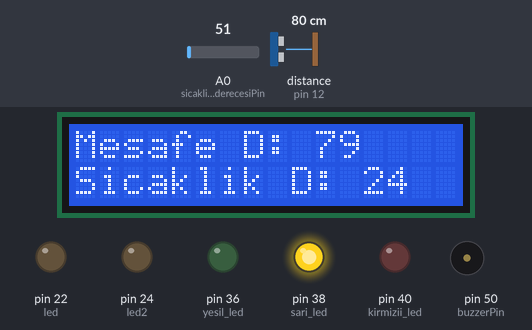
Bench run of a sketch on a simulated Arduino Mega 2560, built with avr-gcc and run on an emulated ATmega2560. On the bench: 16×2 character LCD, output pins drawn as LEDs (lit = HIGH), buzzer (waves = sounding). Wiring (inferred from the names in the program): ultrasonic range finder: trigger pin 13; echo pin 12. The inputs (shaded band) are chosen by the test bench; at power-on: distance to the obstacle (sensor on pin 12) 80 cm, A0 (sicaklik_derecesiPin) = 51. The echo pulse lasts 58.3 µs per cm; pins used as bus, display or sensor lines are not drawn; what the sketch prints to the serial monitor is not drawn.

Above: at 1.8 s.
1.9 s: distance to the obstacle (sensor on pin 12) set to 33 cm
At 5.6 s:
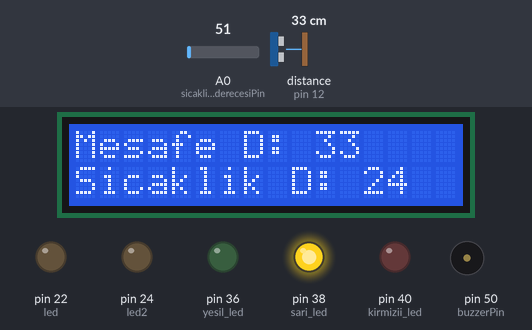
6.0 s: distance to the obstacle (sensor on pin 12) set to 26 cm
At 8.6 s:
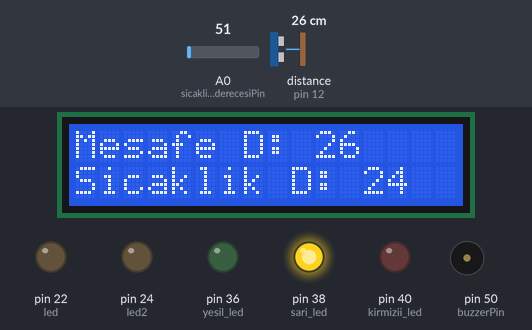
11.5 s: A0 (sicaklik_derecesiPin) set to 56
At 14.2 s:
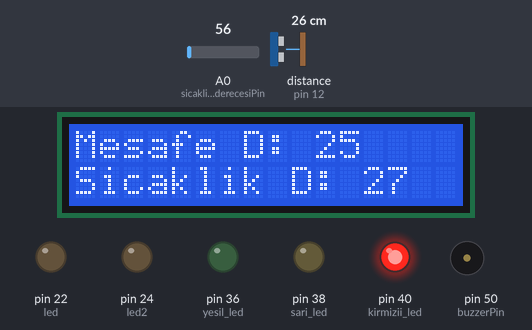
17.0 s: A0 (sicaklik_derecesiPin) set to 30
At 19.8 s:
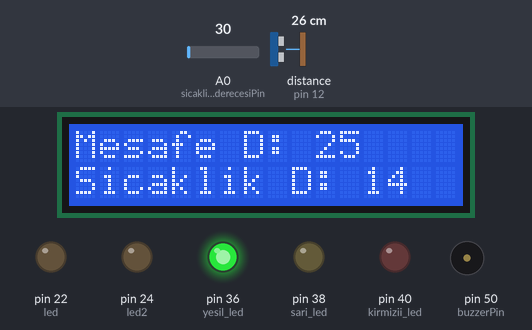
22.5 s: distance to the obstacle (sensor on pin 12) set to 23 cm
At 24.4 s:
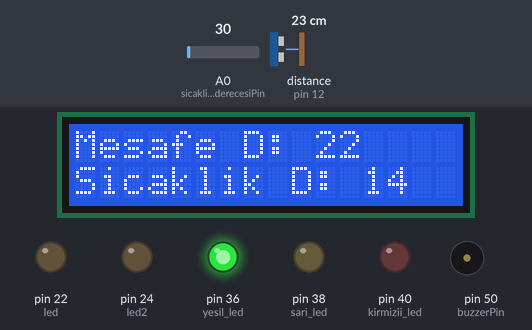
26.9 s: distance to the obstacle (sensor on pin 12) set to 18 cm
At 29.9 s:
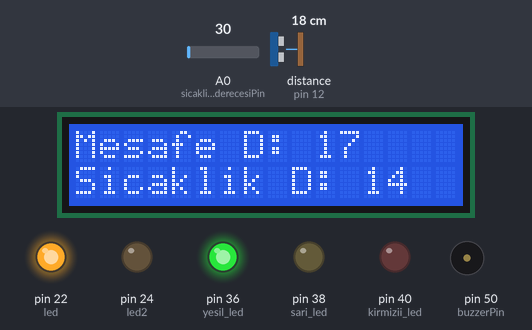
Timing chart, 0 to 31.5 s (numbered marks = the images above; inputs shaded):
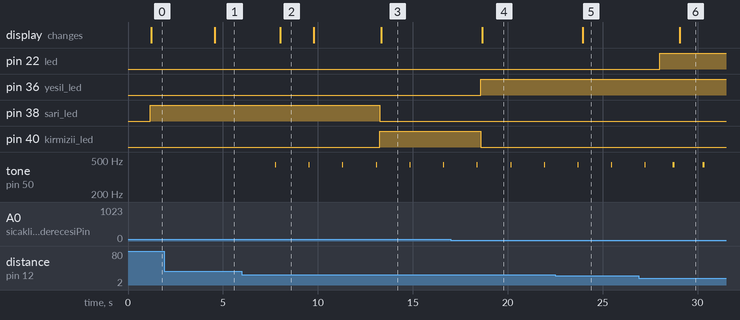

Measured:
- the behaviour switches between 30 and 29 cm on distance to the obstacle (sensor on pin 12) (found by bisection; images 1 and 2)
- the behaviour switches between 51 and 52 on A0 (sicaklik_derecesiPin) (found by bisection; images 2 and 3)
- the behaviour switches between 21 and 20 cm on distance to the obstacle (sensor on pin 12) (found by bisection; images 5 and 6)
- after the input at 1.9 s, the display: changes after 2.7 s (image 1)
- after the input at 6.0 s, tone on pin 50 (buzzerPin): alternates 440 Hz for 0.05 s and silent for 1.7 s, starting after 1.8 s; the display: changes after 2.0 s (image 2)
- after the input at 11.5 s, pin 38 (sari_led): HIGH → LOW after 1.8 s; pin 40 (kirmizii_led): LOW → HIGH after 1.8 s; the display: changes after 1.8 s (image 3)
- after the input at 17.0 s, pin 36 (yesil_led): LOW → HIGH after 1.6 s; pin 40 (kirmizii_led): HIGH → LOW after 1.6 s; the display: changes after 1.6 s (image 4)
- after the input at 22.5 s, the display: changes after 1.5 s (image 5)
- after the input at 26.9 s, pin 22 (led): LOW → HIGH after 1.1 s; the display: changes after 2.2 s (image 6)

The sketch:

AnalogReadSerial.ino
```cpp
#include <LiquidCrystal.h>
#define trigPin 13
#define echoPin 12
#define led 22
#define led2 24
LiquidCrystal lcd(2,3,4,5,6,7);

int pot1,pot2;
int sicaklik_derecesiPin = A0; // analog girişin olacağı pin

int yesil_led = 36;        // yeşil led çıkış
int sari_led =38;          // sarı led
int kirmizii_led = 40; // kırmızı led
int buzzerPin = 50 ;
void setup() {
  Serial.begin (9600);
   lcd.begin(16, 2);
  pinMode(trigPin, OUTPUT);
  pinMode(echoPin, INPUT);
  pinMode(led, OUTPUT);
  pinMode(led2, OUTPUT);
  pinMode( yesil_led, OUTPUT);           // 7 nolu pin çıkış olarak belirle
pinMode( sari_led, OUTPUT);             // 6 nolu pin çıkış olarak belirle
pinMode( kirmizii_led, OUTPUT);     // 5 nolu pin çıkış olarak belirle


pinMode(buzzerPin,OUTPUT);
}
void loop() {

  long duration, distance;
  digitalWrite(trigPin, LOW);  //
  delayMicroseconds(2); // Added this line
  digitalWrite(trigPin, HIGH);
  delayMicroseconds(10); // Added this line
  digitalWrite(trigPin, LOW);
  duration = pulseIn(echoPin, HIGH);
  distance = (duration/2) / 29.1;
  if (distance < 10) {  // Mesafe 10 cm den küçük olduğunda LED ve buzzer 0,3 sn de bir yanıp durucaktır.
  digitalWrite(led2,HIGH);
  delay(300);
   digitalWrite(led2,LOW);

  }
  if (distance >= 0 && distance < 10) {  // Mesafe 0-10 cm arasında olduğunda LED ve buzzer yanıp sönme frekansını ayarladık.

  digitalWrite(led,HIGH);
  digitalWrite(led2,HIGH);
  delay(500);
  melodi(500);

}
if (distance >= 10 && distance < 20) {  //aynı şekilde 10-20 cm arasında olduğunda
  digitalWrite(led,HIGH);
  delay(700);
   digitalWrite(led2,LOW);
   melodi(100);
}
  if (distance >= 20 && distance < 30) {  // 20-30 cm arasında olduğunda yanıp sönme sıklığı
  digitalWrite(led2,LOW);
  delay(1000);
   digitalWrite(led,LOW);
   melodi(50);
}
if (distance >= 30 || distance <=0){  //burada ise mesaje 30 cm ve üstündeyse LED ve buzzer ımıza hiç bir şey yaptırmıyoruz.


    digitalWrite(led2,LOW);
   digitalWrite(led,LOW);
   delay(1000);

  }
  else {

     ;
  }

  delay(100);

float sicaklik_derecesi;
float gerilim_degeri;
gerilim_degeri = analogRead(sicaklik_derecesiPin);       // analog degeri oku
gerilim_degeri = (gerilim_degeri/1023)*5000;                // analog deger mv ye çevirir.
sicaklik_derecesi = gerilim_degeri/10.0;                            // celciusa çevirip sicakliğa atadık.
// bulduğumuz değer aralığına göre yanacak ledleri belirliyoruz.
if ( sicaklik_derecesi < 23 )
{
digitalWrite ( yesil_led , HIGH );     // yeşil ledi yak
digitalWrite ( sari_led , LOW );         //
digitalWrite ( kirmizii_led , LOW ); //
}
else if( (sicaklik_derecesi >=23) && ( sicaklik_derecesi < 25) )
{
digitalWrite ( yesil_led , LOW );      // yeşil ledi söndür
digitalWrite ( sari_led , HIGH );       // sarı ledi yak
digitalWrite ( kirmizii_led , LOW ); // kırmızı ledi söndür
}
else if( (sicaklik_derecesi >=25) && ( sicaklik_derecesi < 50) )
{
digitalWrite ( yesil_led , LOW );            // yeşil ledi söndür
digitalWrite ( sari_led , LOW );               // sarı ledi söndür
digitalWrite ( kirmizii_led , HIGH );      // kırmızı ledi yak
}


// yarım saniyede bir bizde ekranımızdan değeri görelim.
pot1=(int)distance;
pot2=(int)sicaklik_derecesi;
Serial.print(pot1);
Serial.print("*");
Serial.println(pot2);

lcd.begin(16,2);
lcd.clear();
lcd.print("Mesafe D: ");
lcd.print(pot1);

lcd.setCursor(0,2);
lcd.print("Sicaklik D: ");
lcd.print(pot2);


delay(500);

}
int melodi(int gecikme)
  {
    tone(buzzerPin, 440);
    delay(gecikme);
    noTone(buzzerPin);
    delay(gecikme);
  }
```
